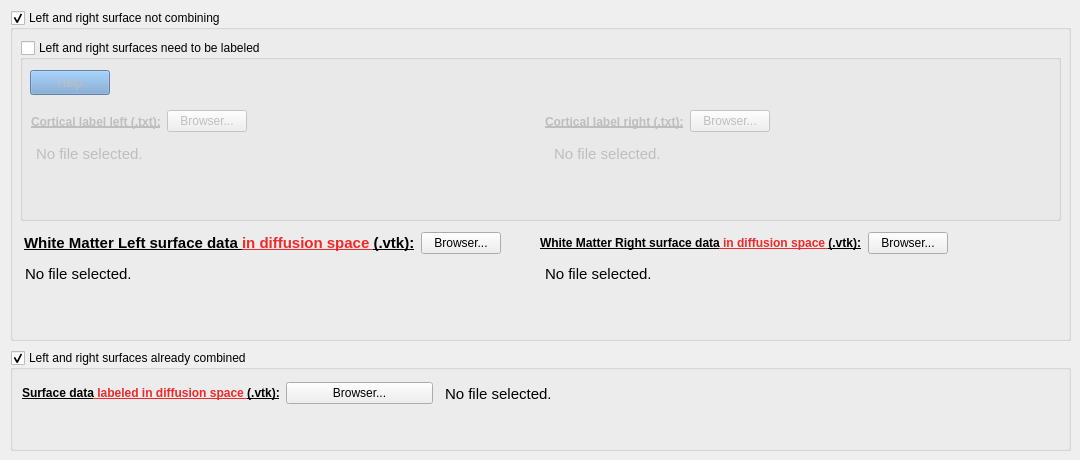
       <widget class="QWidget" name="tab_26">
        <attribute name="title">
         <string>Surfaces</string>
        </attribute>
        <widget class="QGroupBox" name="left_right_not_combined_groupBox">
         <property name="geometry">
          <rect>
           <x>10</x>
           <y>10</y>
           <width>1061</width>
           <height>331</height>
          </rect>
         </property>
         <property name="title">
          <string>Left and right surface not combining</string>
         </property>
         <property name="checkable">
          <bool>true</bool>
         </property>
         <widget class="QGroupBox" name="NO_registration_surface_already_labeled_groupBox">
          <property name="geometry">
           <rect>
            <x>10</x>
            <y>30</y>
            <width>1041</width>
            <height>181</height>
           </rect>
          </property>
          <property name="title">
           <string>Left and right surfaces need to be labeled</string>
          </property>
          <property name="checkable">
           <bool>true</bool>
          </property>
          <property name="checked">
           <bool>false</bool>
          </property>
          <widget class="QTextEdit" name="NO_registration_cortical_label_left_textEdit">
           <property name="geometry">
            <rect>
             <x>11</x>
             <y>100</y>
             <width>511</width>
             <height>71</height>
            </rect>
           </property>
           <property name="styleSheet">
            <string notr="true">QTextEdit {
	background-color : transparent
}</string>
           </property>
           <property name="readOnly">
            <bool>true</bool>
           </property>
           <property name="html">
            <string>&lt;!DOCTYPE HTML PUBLIC &quot;-//W3C//DTD HTML 4.0//EN&quot; &quot;http://www.w3.org/TR/REC-html40/strict.dtd&quot;&gt;
&lt;html&gt;&lt;head&gt;&lt;meta name=&quot;qrichtext&quot; content=&quot;1&quot; /&gt;&lt;style type=&quot;text/css&quot;&gt;
p, li { white-space: pre-wrap; }
&lt;/style&gt;&lt;/head&gt;&lt;body style=&quot; font-family:'Ubuntu'; font-size:11pt; font-weight:400; font-style:normal;&quot;&gt;
&lt;p style=&quot; margin-top:0px; margin-bottom:0px; margin-left:0px; margin-right:0px; -qt-block-indent:0; text-indent:0px;&quot;&gt;No file selected.&lt;/p&gt;&lt;/body&gt;&lt;/html&gt;</string>
           </property>
          </widget>
          <widget class="QTextEdit" name="NO_registration_cortical_label_right_textEdit">
           <property name="geometry">
            <rect>
             <x>529</x>
             <y>100</y>
             <width>501</width>
             <height>71</height>
            </rect>
           </property>
           <property name="styleSheet">
            <string notr="true">QTextEdit {
	background-color : transparent
}</string>
           </property>
           <property name="readOnly">
            <bool>true</bool>
           </property>
           <property name="html">
            <string>&lt;!DOCTYPE HTML PUBLIC &quot;-//W3C//DTD HTML 4.0//EN&quot; &quot;http://www.w3.org/TR/REC-html40/strict.dtd&quot;&gt;
&lt;html&gt;&lt;head&gt;&lt;meta name=&quot;qrichtext&quot; content=&quot;1&quot; /&gt;&lt;style type=&quot;text/css&quot;&gt;
p, li { white-space: pre-wrap; }
&lt;/style&gt;&lt;/head&gt;&lt;body style=&quot; font-family:'Ubuntu'; font-size:11pt; font-weight:400; font-style:normal;&quot;&gt;
&lt;p style=&quot; margin-top:0px; margin-bottom:0px; margin-left:0px; margin-right:0px; -qt-block-indent:0; text-indent:0px;&quot;&gt;No file selected.&lt;/p&gt;&lt;/body&gt;&lt;/html&gt;</string>
           </property>
          </widget>
          <widget class="QWidget" name="layoutWidget">
           <property name="geometry">
            <rect>
             <x>11</x>
             <y>67</y>
             <width>1021</width>
             <height>29</height>
            </rect>
           </property>
           <layout class="QHBoxLayout" name="horizontalLayout_26">
            <item>
             <layout class="QHBoxLayout" name="horizontalLayout_33">
              <item>
               <widget class="QLabel" name="label_7">
                <property name="font">
                 <font>
                  <weight>75</weight>
                  <bold>true</bold>
                  <underline>true</underline>
                 </font>
                </property>
                <property name="text">
                 <string>Cortical label left (.txt):</string>
                </property>
               </widget>
              </item>
              <item>
               <widget class="QPushButton" name="NO_registration_cortical_label_left_pushButton">
                <property name="text">
                 <string>Browser...</string>
                </property>
               </widget>
              </item>
              <item>
               <spacer name="horizontalSpacer_9">
                <property name="orientation">
                 <enum>Qt::Horizontal</enum>
                </property>
                <property name="sizeHint" stdset="0">
                 <size>
                  <width>40</width>
                  <height>20</height>
                 </size>
                </property>
               </spacer>
              </item>
             </layout>
            </item>
            <item>
             <layout class="QHBoxLayout" name="horizontalLayout_34">
              <item>
               <widget class="QLabel" name="label_13">
                <property name="font">
                 <font>
                  <weight>75</weight>
                  <bold>true</bold>
                  <underline>true</underline>
                 </font>
                </property>
                <property name="text">
                 <string>Cortical label right (.txt):</string>
                </property>
               </widget>
              </item>
              <item>
               <widget class="QPushButton" name="NO_registration_cortical_label_right_pushButton">
                <property name="text">
                 <string>Browser...</string>
                </property>
               </widget>
              </item>
              <item>
               <spacer name="horizontalSpacer_46">
                <property name="orientation">
                 <enum>Qt::Horizontal</enum>
                </property>
                <property name="sizeHint" stdset="0">
                 <size>
                  <width>40</width>
                  <height>20</height>
                 </size>
                </property>
               </spacer>
              </item>
             </layout>
            </item>
           </layout>
          </widget>
          <widget class="QPushButton" name="NO_registration_question_cortical_labeled_pushButton">
           <property name="geometry">
            <rect>
             <x>10</x>
             <y>30</y>
             <width>80</width>
             <height>25</height>
            </rect>
           </property>
           <property name="styleSheet">
            <string notr="true">QPushButton {
	background-color : rgb(114, 159, 207)
}
</string>
           </property>
           <property name="text">
            <string>Help</string>
           </property>
          </widget>
         </widget>
         <widget class="QWidget" name="">
          <property name="geometry">
           <rect>
            <x>530</x>
            <y>220</y>
            <width>521</width>
            <height>27</height>
           </rect>
          </property>
          <layout class="QHBoxLayout" name="horizontalLayout_42">
           <item>
            <widget class="QLabel" name="WMR_surface_diffusion_label">
             <property name="font">
              <font>
               <weight>75</weight>
               <bold>true</bold>
               <underline>true</underline>
              </font>
             </property>
             <property name="text">
              <string>&lt;html&gt;&lt;head/&gt;&lt;body&gt;&lt;p&gt;White Matter Right surface data&lt;span style=&quot; color:#ef2929;&quot;&gt; in diffusion space &lt;/span&gt;&lt;span style=&quot; color:#000000;&quot;&gt;(.vtk):&lt;/span&gt;&lt;/p&gt;&lt;/body&gt;&lt;/html&gt;</string>
             </property>
            </widget>
           </item>
           <item>
            <widget class="QPushButton" name="WM_R_Surf_NON_REGISTRATION_pushButton">
             <property name="text">
              <string>Browser...</string>
             </property>
            </widget>
           </item>
           <item>
            <spacer name="horizontalSpacer_14">
             <property name="orientation">
              <enum>Qt::Horizontal</enum>
             </property>
             <property name="sizeHint" stdset="0">
              <size>
               <width>40</width>
               <height>20</height>
              </size>
             </property>
            </spacer>
           </item>
          </layout>
         </widget>
         <widget class="QWidget" name="">
          <property name="geometry">
           <rect>
            <x>14</x>
            <y>220</y>
            <width>512</width>
            <height>27</height>
           </rect>
          </property>
          <layout class="QHBoxLayout" name="horizontalLayout_43">
           <item>
            <widget class="QLabel" name="WML_surface_diffusion_label">
             <property name="font">
              <font>
               <pointsize>11</pointsize>
               <weight>75</weight>
               <bold>true</bold>
               <underline>true</underline>
               <strikeout>false</strikeout>
              </font>
             </property>
             <property name="text">
              <string>&lt;html&gt;&lt;head/&gt;&lt;body&gt;&lt;p&gt;White Matter Left surface data &lt;span style=&quot; color:#ef2929;&quot;&gt;in diffusion space &lt;/span&gt;&lt;span style=&quot; color:#000000;&quot;&gt;(.vtk):&lt;/span&gt;&lt;/p&gt;&lt;/body&gt;&lt;/html&gt;</string>
             </property>
            </widget>
           </item>
           <item>
            <widget class="QPushButton" name="WM_L_Surf_NON_REGISTRATION_pushButton">
             <property name="text">
              <string>Browser...</string>
             </property>
            </widget>
           </item>
           <item>
            <spacer name="horizontalSpacer_15">
             <property name="orientation">
              <enum>Qt::Horizontal</enum>
             </property>
             <property name="sizeHint" stdset="0">
              <size>
               <width>40</width>
               <height>20</height>
              </size>
             </property>
            </spacer>
           </item>
          </layout>
         </widget>
         <widget class="QTextEdit" name="WM_R_Surf_NON_REGISTRATION_textEdit">
          <property name="geometry">
           <rect>
            <x>530</x>
            <y>250</y>
            <width>517</width>
            <height>70</height>
           </rect>
          </property>
          <property name="styleSheet">
           <string notr="true">QTextEdit {
	background-color : transparent
}</string>
          </property>
          <property name="readOnly">
           <bool>true</bool>
          </property>
          <property name="html">
           <string>&lt;!DOCTYPE HTML PUBLIC &quot;-//W3C//DTD HTML 4.0//EN&quot; &quot;http://www.w3.org/TR/REC-html40/strict.dtd&quot;&gt;
&lt;html&gt;&lt;head&gt;&lt;meta name=&quot;qrichtext&quot; content=&quot;1&quot; /&gt;&lt;style type=&quot;text/css&quot;&gt;
p, li { white-space: pre-wrap; }
&lt;/style&gt;&lt;/head&gt;&lt;body style=&quot; font-family:'Ubuntu'; font-size:11pt; font-weight:400; font-style:normal;&quot;&gt;
&lt;p style=&quot; margin-top:0px; margin-bottom:0px; margin-left:0px; margin-right:0px; -qt-block-indent:0; text-indent:0px;&quot;&gt;No file selected.&lt;/p&gt;&lt;/body&gt;&lt;/html&gt;</string>
          </property>
          <property name="overwriteMode">
           <bool>true</bool>
          </property>
         </widget>
         <widget class="QTextEdit" name="WM_L_Surf_NON_REGISTRATION_textEdit">
          <property name="geometry">
           <rect>
            <x>10</x>
            <y>250</y>
            <width>516</width>
            <height>70</height>
           </rect>
          </property>
          <property name="styleSheet">
           <string notr="true">QTextEdit {
	background-color : transparent
}</string>
          </property>
          <property name="readOnly">
           <bool>true</bool>
          </property>
          <property name="html">
           <string>&lt;!DOCTYPE HTML PUBLIC &quot;-//W3C//DTD HTML 4.0//EN&quot; &quot;http://www.w3.org/TR/REC-html40/strict.dtd&quot;&gt;
&lt;html&gt;&lt;head&gt;&lt;meta name=&quot;qrichtext&quot; content=&quot;1&quot; /&gt;&lt;style type=&quot;text/css&quot;&gt;
p, li { white-space: pre-wrap; }
&lt;/style&gt;&lt;/head&gt;&lt;body style=&quot; font-family:'Ubuntu'; font-size:11pt; font-weight:400; font-style:normal;&quot;&gt;
&lt;p style=&quot; margin-top:0px; margin-bottom:0px; margin-left:0px; margin-right:0px; -qt-block-indent:0; text-indent:0px;&quot;&gt;No file selected.&lt;/p&gt;&lt;/body&gt;&lt;/html&gt;</string>
          </property>
          <property name="overwriteMode">
           <bool>true</bool>
          </property>
         </widget>
        </widget>
        <widget class="QGroupBox" name="left_right_combined_groupBox">
         <property name="geometry">
          <rect>
           <x>10</x>
           <y>350</y>
           <width>1061</width>
           <height>101</height>
          </rect>
         </property>
         <property name="title">
          <string>Left and right surfaces already combined</string>
         </property>
         <property name="checkable">
          <bool>true</bool>
         </property>
         <property name="checked">
          <bool>true</bool>
         </property>
         <widget class="QWidget" name="layoutWidget_7">
          <property name="geometry">
           <rect>
            <x>12</x>
            <y>30</y>
            <width>411</width>
            <height>27</height>
           </rect>
          </property>
          <layout class="QHBoxLayout" name="horizontalLayout_50">
           <item>
            <widget class="QLabel" name="no_registration_surface_diffusion_label">
             <property name="font">
              <font>
               <weight>75</weight>
               <bold>true</bold>
               <underline>true</underline>
              </font>
             </property>
             <property name="text">
              <string>&lt;html&gt;&lt;head/&gt;&lt;body&gt;&lt;p&gt;Surface data&lt;span style=&quot; color:#ef2929;&quot;&gt; labeled in diffusion space &lt;/span&gt;&lt;span style=&quot; color:#000000;&quot;&gt;(.vtk):&lt;/span&gt;&lt;/p&gt;&lt;/body&gt;&lt;/html&gt;</string>
             </property>
            </widget>
           </item>
           <item>
            <widget class="QPushButton" name="SURFACE_USER_pushButton">
             <property name="text">
              <string>Browser...</string>
             </property>
            </widget>
           </item>
          </layout>
         </widget>
         <widget class="QTextEdit" name="SURFACE_USER_textEdit">
          <property name="geometry">
           <rect>
            <x>430</x>
            <y>30</y>
            <width>631</width>
            <height>61</height>
           </rect>
          </property>
          <property name="styleSheet">
           <string notr="true">QTextEdit {
	background-color : transparent
}</string>
          </property>
          <property name="readOnly">
           <bool>true</bool>
          </property>
          <property name="html">
           <string>&lt;!DOCTYPE HTML PUBLIC &quot;-//W3C//DTD HTML 4.0//EN&quot; &quot;http://www.w3.org/TR/REC-html40/strict.dtd&quot;&gt;
&lt;html&gt;&lt;head&gt;&lt;meta name=&quot;qrichtext&quot; content=&quot;1&quot; /&gt;&lt;style type=&quot;text/css&quot;&gt;
p, li { white-space: pre-wrap; }
&lt;/style&gt;&lt;/head&gt;&lt;body style=&quot; font-family:'Ubuntu'; font-size:11pt; font-weight:400; font-style:normal;&quot;&gt;
&lt;p style=&quot; margin-top:0px; margin-bottom:0px; margin-left:0px; margin-right:0px; -qt-block-indent:0; text-indent:0px;&quot;&gt;No file selected.&lt;/p&gt;&lt;/body&gt;&lt;/html&gt;</string>
          </property>
          <property name="overwriteMode">
           <bool>true</bool>
          </property>
         </widget>
        </widget>
       </widget>
